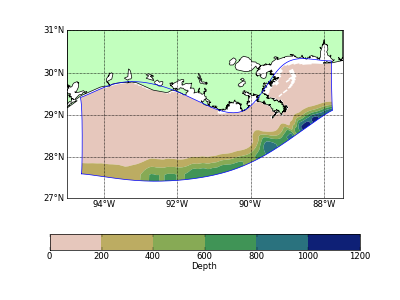

Source code (Python):
from okean import roms
import pylab as pl

his='ocean_his.nc'
grd='ocean_grd.nc'

r=roms.His(his)
r.grid.plot(title='',xlim=[-95,-87.5])
pl.savefig('ex_roms_01.png',dpi=50)
